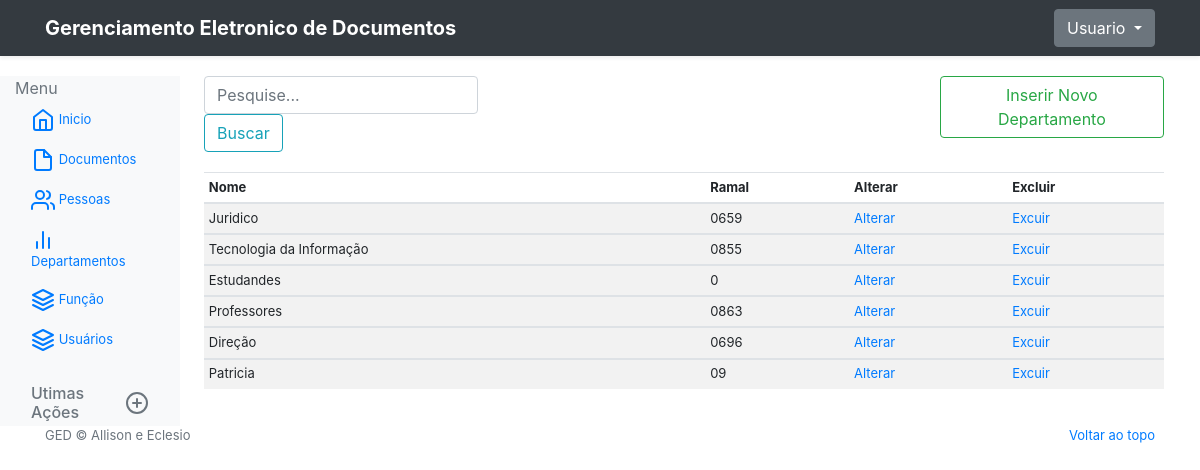
The app's page /dashboard/departamentos (signed in) with its own data.
### GED/models.py (models this page shows, shortened)
class Departamento(models.Model):
    nome = models.CharField(max_length=100)
    ramal = models.CharField(max_length=50)

### GED/views.py (the view)
# urls.py: path('dashboard/departamentos', dashboard_departamentos, name='dashboard_departamentos'),
@login_required
def dashboard_departamentos(request):
    departamento = Departamento.objects.all()
    return render(request, 'details_departamento.html', {'departamento': departamento})

### GED/templates/details_departamento.html (shortened to what this page needs)
{% extends "base-menu.html" %}
{% block main %}
<div class="search-field">
    <form action="{% url 'dashboard_busca_documentos' %}" method="POST" class="form-inline my-2 my-lg-0">
        <input name="consulta" class="form-control mr-sm-2" type="search" placeholder="Pesquise..." aria-label="Search">
        <button class="btn btn-outline-info my-2 my-sm-0" type="submit">Buscar</button>
    </form>
    <div style="margin-left: 40%">
        <form action="{% url 'create_departamentos' %}">
            <button class="btn btn-outline-success my-2 my-sm-0" type="submit">
                Inserir Novo Departamento
            </button>
        </form>
    </div>
</div>
<div class="table-responsive">
    <table class="table table-striped table-sm">
        <thead>
            <tr>
                <th>Nome</th>
                <th>Ramal</th>
                <th>Alterar</th>
                <th>Excluir</th>
            </tr>
        </thead>
        {% for dpt in departamento %}
        <tbody>
            <tr>
                <td>{{ dpt.nome }}</td>
                <td>{{ dpt.ramal }}</td>
                <td><a href="{% url 'update_departamento' dpt.id %}">Alterar</a></td>
                <td><a href="{% url 'delete_departamento' dpt.id %}">Excuir</a></td>
            </tr>
        </tbody>
        {% endfor %}
    </table>
</div>
{% endblock main %}

### GED/templates/base-menu.html (shortened to what this page needs)
<!DOCTYPE html>
<html lang="en">
<head>
    <link rel="stylesheet" href="https://stackpath.bootstrapcdn.com/bootstrap/4.3.1/css/bootstrap.min.css"
>
</head>
<body>
        <div class="navbar navbar-dark bg-dark shadow-sm" style="margin-bottom: 20px;">
            <div class="container d-flex justify-content-between">
                <a href="http://localhost:8000/" class="navbar-brand d-flex align-items-center">
                    <strong>Gerenciamento Eletronico de Documentos</strong>
                </a>
                <div class="dropdown">
                    <a class="btn btn-secondary dropdown-toggle" href="#" role="button" id="dropdownMenuLink" data-toggle="dropdown" aria-haspopup="true" aria-expanded="false">
                        {{ user.username }}
                    </a>
                </div>
            </div>
        </div>
    <div class="row">
        <nav class="col-md-2 d-none d-md-block bg-light sidebar">
            <span style="font-size:1rem; color:#6c757d !important; text-align:left">Menu</span>
            <div class="sidebar-sticky">
                <ul class="nav flex-column">
                    <li class="nav-item">
                        <a class="nav-link active" href="{% url 'dashboard' %}">
                            <span data-feather="home"></span>
                            Inicio <span class="sr-only">(atual)</span>
                        </a>
                    </li>
                    <li class="nav-item">
                        <a class="nav-link" href="{% url 'dashboard_documentos' %}">
                            <span data-feather="file"></span>
                            Documentos
                        </a>
                    </li>
                    <li class="nav-item">
                        <a class="nav-link" href="{% url 'dashboard_pessoas' %}">
                            <span data-feather="users"></span>
                            Pessoas
                        </a>
                    </li>
                    <li class="nav-item">
                        <a class="nav-link" href="{% url 'dashboard_departamentos' %}">
                            <span data-feather="bar-chart-2"></span>
                            Departamentos
                        </a>
                    </li>
                    <li class="nav-item">
                            <a class="nav-link" href="#">
                                <span data-feather="layers"></span>
                                Função
                            </a>
                        </li>
                    <li class="nav-item">
                        <a class="nav-link" href="#">
                            <span data-feather="layers"></span>
                            Usuários
                        </a>
                    </li>
                </ul>
                <h6 class="sidebar-heading d-flex justify-content-between align-items-center px-3 mt-4 mb-1 text-muted">
                    <span>Utimas Ações</span>
                    <a class="d-flex align-items-center text-muted" href="#">
                        <span data-feather="plus-circle"></span>
                    </a>
                </h6>
            </div>
        </nav>
        <main role="main col-md-10" style="width: 80%;">
            {% block main %}
            {% endblock main %}
        </main>
    </div>
    <footer class="text-muted">
        <div class="container">
            <p class="float-right">
                <a href="#">Voltar ao topo</a>
            </p>
            <p>GED &copy; Allison e Eclesio</p>
        </div>
    </footer>
</body>
</html>

### GED/templates/base-menu.html (style rules this page uses)
body { font-size: 13px; }
.row { margin-right: 0; margin-left: 0; }
.col, .col-1, .col-10, .col-11, .col-12, .col-2, .col-3, .col-4, .col-5, .col-6, .col-7, .col-8, .col-9, .col-auto, .col-lg, .col-lg-1, .col-lg-10, .col-lg-11, .col-lg-12, .col-lg-2, .col-lg-3, .col-lg-4, .col-lg-5, .col-lg-6, .col-lg-7, .col-lg-8, .col-lg-9, .col-lg-auto, .col-md, .col-md-1, .col-md-10, .col-md-11, .col-md-12, .col-md-2, .col-md-3, .col-md-4, .col-md-5, .col-md-6, .col-md-7, .col-md-8, .col-md-9, .col-md-auto, .col-sm, .col-sm-1, .col-sm-10, .col-sm-11, .col-sm-12, .col-sm-2, .col-sm-3, .col-sm-4, .col-sm-5, .col-sm-6, .col-sm-7, .col-sm-8, .col-sm-9, .col-sm-auto, .col-xl, .col-xl-1, .col-xl-10, .col-xl-11, .col-xl-12, .col-xl-2, .col-xl-3, .col-xl-4, .col-xl-5, .col-xl-6, .col-xl-7, .col-xl-8, .col-xl-9, .col-xl-auto { margin-right: 2%; }
@media (min-width: 68px) { .col-md-2 { flex: 0 0 16.666667%; max-width: 15%; } }

### GED/templates/details_departamento.html (style rules this page uses)
.search-field { margin-bottom: 20px; display: flex; }

### records on screen
Departamento: nome "Juridico", ramal "0659"
Departamento: nome "Tecnologia da Informação", ramal "0855"
Departamento: nome "Estudandes", ramal "0"
Departamento: nome "Professores", ramal "0863"
Departamento: nome "Direção", ramal "0696"
Departamento: nome "Patricia", ramal "09"

### other values on screen
{{ user.username }} "Usuario"
